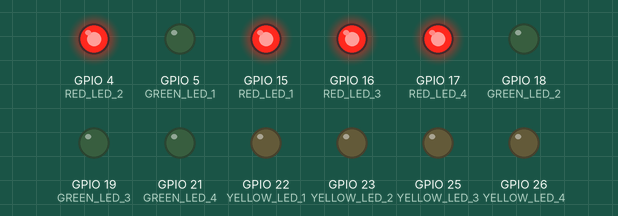
Recording of a sketch running on a simulated ESP32. Parts: output pins drawn as LEDs (lit = HIGH).

Above: at 0.5 s.
At 3.5 s:
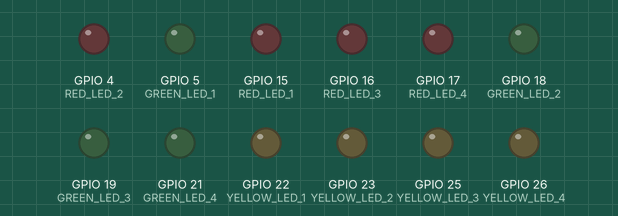
Timing chart, 0 to 4.6 s (numbered marks = the images above):
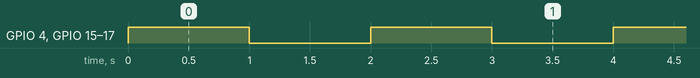

Measured:
- by itself, GPIO 4 (RED_LED_2), GPIO 15 (RED_LED_1), GPIO 16 (RED_LED_3), GPIO 17 (RED_LED_4): alternates HIGH for 1.0 s and LOW for 1.0 s

The sketch:

esp32_traffic_off.ino
```cpp
// GPIO 핀 정의
#define RED_LED_1 15
#define RED_LED_2 4
#define RED_LED_3 16
#define RED_LED_4 17

#define GREEN_LED_1 5
#define GREEN_LED_2 18
#define GREEN_LED_3 19
#define GREEN_LED_4 21

#define YELLOW_LED_1 22
#define YELLOW_LED_2 23
#define YELLOW_LED_3 25
#define YELLOW_LED_4 26

void setup() {
  // 모든 LED 핀을 출력 모드로 설정
  pinMode(RED_LED_1, OUTPUT);
  pinMode(RED_LED_2, OUTPUT);
  pinMode(RED_LED_3, OUTPUT);
  pinMode(RED_LED_4, OUTPUT);

  pinMode(GREEN_LED_1, OUTPUT);
  pinMode(GREEN_LED_2, OUTPUT);
  pinMode(GREEN_LED_3, OUTPUT);
  pinMode(GREEN_LED_4, OUTPUT);

  pinMode(YELLOW_LED_1, OUTPUT);
  pinMode(YELLOW_LED_2, OUTPUT);
  pinMode(YELLOW_LED_3, OUTPUT);
  pinMode(YELLOW_LED_4, OUTPUT);
}

void loop() {
  digitalWrite(RED_LED_1, HIGH);
  digitalWrite(RED_LED_2, HIGH);
  digitalWrite(RED_LED_3, HIGH);
  digitalWrite(RED_LED_4, HIGH);
  delay(1000);
  digitalWrite(RED_LED_1, LOW);
  digitalWrite(RED_LED_2, LOW);
  digitalWrite(RED_LED_3, LOW);
  digitalWrite(RED_LED_4, LOW);
  delay(1000);
}
```
